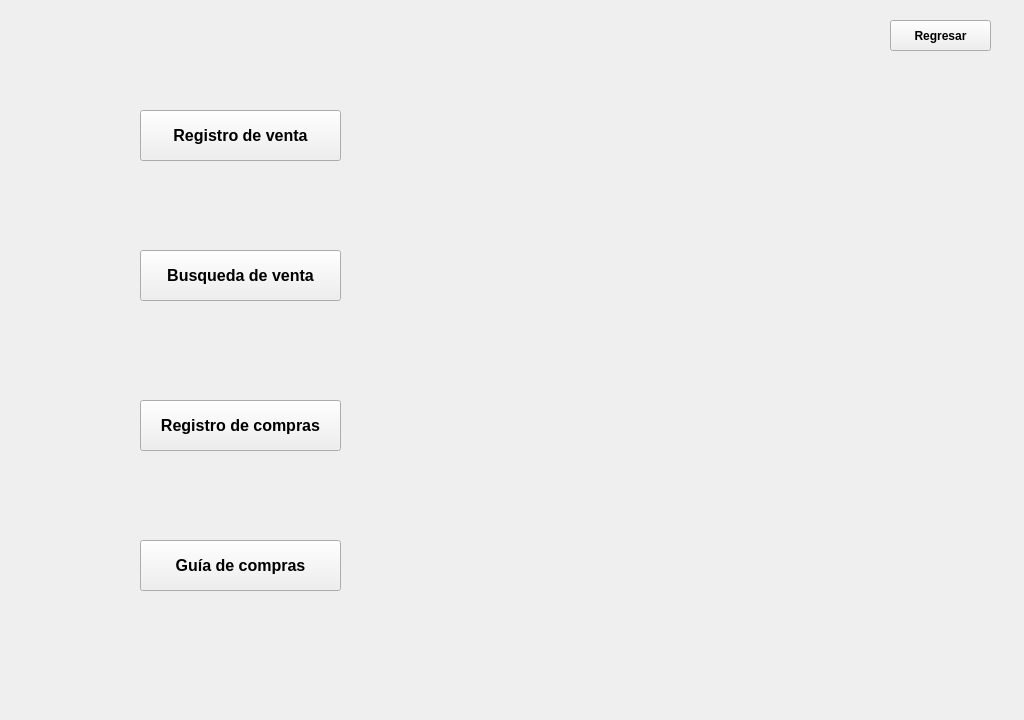
<?xml version="1.0" encoding="UTF-8"?>
<ui version="4.0">
 <class>ComprayVenta</class>
 <widget class="QWidget" name="ComprayVenta">
  <property name="geometry">
   <rect>
    <x>0</x>
    <y>0</y>
    <width>1024</width>
    <height>720</height>
   </rect>
  </property>
  <property name="windowTitle">
   <string>Form</string>
  </property>
  <widget class="QLabel" name="ventana_comprayventa">
   <property name="geometry">
    <rect>
     <x>0</x>
     <y>-30</y>
     <width>1031</width>
     <height>811</height>
    </rect>
   </property>
   <property name="text">
    <string/>
   </property>
   <property name="pixmap">
    <pixmap resource="../Recursos/images.qrc">:/comprayventadesign.jpg</pixmap>
   </property>
  </widget>
  <widget class="QPushButton" name="id_registroventas">
   <property name="geometry">
    <rect>
     <x>140</x>
     <y>110</y>
     <width>201</width>
     <height>51</height>
    </rect>
   </property>
   <property name="font">
    <font>
     <family>Arial</family>
     <pointsize>12</pointsize>
     <weight>75</weight>
     <bold>true</bold>
    </font>
   </property>
   <property name="autoFillBackground">
    <bool>true</bool>
   </property>
   <property name="text">
    <string>Registro de venta</string>
   </property>
  </widget>
  <widget class="QPushButton" name="id_busquedaventas">
   <property name="geometry">
    <rect>
     <x>140</x>
     <y>250</y>
     <width>201</width>
     <height>51</height>
    </rect>
   </property>
   <property name="font">
    <font>
     <family>Arial</family>
     <pointsize>12</pointsize>
     <weight>75</weight>
     <bold>true</bold>
    </font>
   </property>
   <property name="autoFillBackground">
    <bool>true</bool>
   </property>
   <property name="text">
    <string>Busqueda de venta</string>
   </property>
  </widget>
  <widget class="QPushButton" name="id_registrocompras">
   <property name="geometry">
    <rect>
     <x>140</x>
     <y>400</y>
     <width>201</width>
     <height>51</height>
    </rect>
   </property>
   <property name="font">
    <font>
     <family>Arial</family>
     <pointsize>12</pointsize>
     <weight>75</weight>
     <bold>true</bold>
    </font>
   </property>
   <property name="autoFillBackground">
    <bool>true</bool>
   </property>
   <property name="text">
    <string>Registro de compras</string>
   </property>
  </widget>
  <widget class="QPushButton" name="id_guiacompras">
   <property name="geometry">
    <rect>
     <x>140</x>
     <y>540</y>
     <width>201</width>
     <height>51</height>
    </rect>
   </property>
   <property name="font">
    <font>
     <family>Arial</family>
     <pointsize>12</pointsize>
     <weight>75</weight>
     <bold>true</bold>
    </font>
   </property>
   <property name="autoFillBackground">
    <bool>true</bool>
   </property>
   <property name="text">
    <string>Guía de compras</string>
   </property>
  </widget>
  <widget class="QPushButton" name="id_regresardecomprayventa">
   <property name="geometry">
    <rect>
     <x>890</x>
     <y>20</y>
     <width>101</width>
     <height>31</height>
    </rect>
   </property>
   <property name="font">
    <font>
     <family>Arial</family>
     <pointsize>9</pointsize>
     <weight>75</weight>
     <bold>true</bold>
    </font>
   </property>
   <property name="text">
    <string>Regresar</string>
   </property>
   <property name="icon">
    <iconset>
     <normaloff>../Recursos/regreso.png</normaloff>../Recursos/regreso.png</iconset>
   </property>
  </widget>
 </widget>
 <resources>
  <include location="../Recursos/images.qrc"/>
 </resources>
 <connections/>
</ui>
